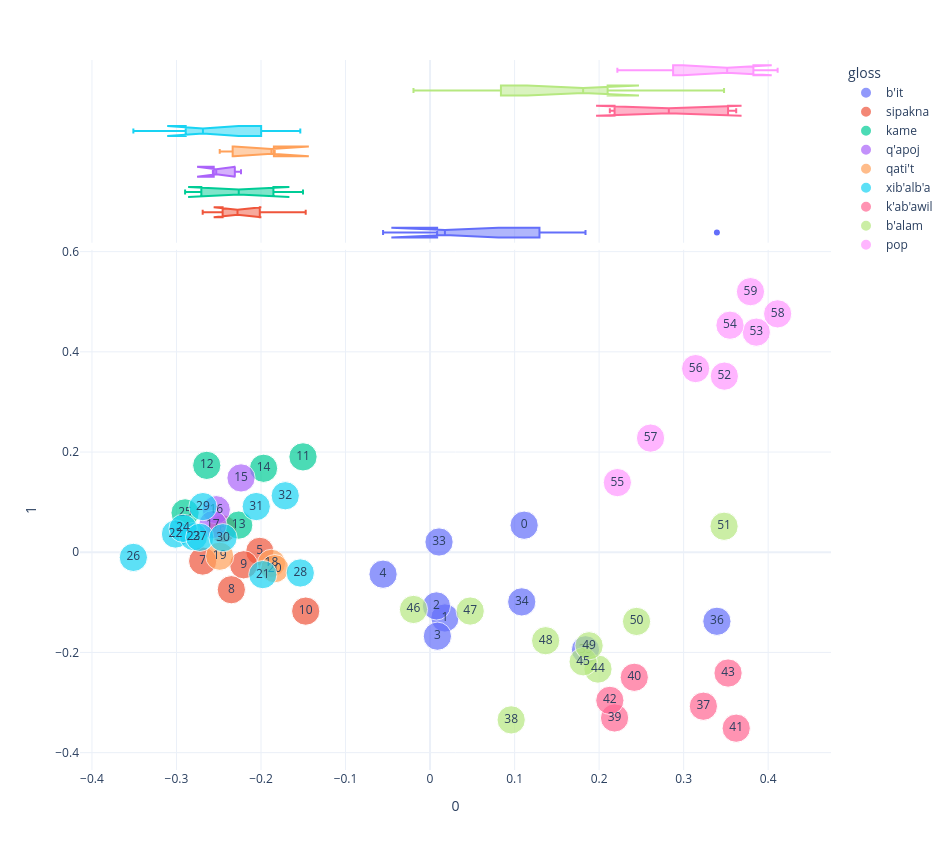

Source (notebook cell):
### Code cell
plot_pca(0,1)

### Figure 1 — Plotly figure (JSON) as saved in the notebook; plotly's stock layout.template omitted (floating-point values rounded to 4 significant figures)
{"data": [{"hovertemplate": "gloss=b'it<br>0=%{x}<br>1=%{y}<br>size=%{marker.size}<br>chunk_num=%{text}<extra></extra>", "legendgroup": "b'it", "marker": {"color": "#636efa", "size": [1, 1, 1, 1, 1, 1, 1, 1, 1], "sizemode": "area", "sizeref": 0.0025, "symbol": "circle"}, "mode": "markers+text", "name": "b'it", "orientation": "v", "showlegend": true, "text": [0.0, 1.0, 2.0, 3.0, 4.0, 33.0, 34.0, 35.0, 36.0], "type": "scatter", "x": [0.1113, 0.01756, 0.00754, 0.00866, -0.05561, 0.01061, 0.1085, 0.1839, 0.3394], "xaxis": "x", "y": [0.05396, -0.1312, -0.1071, -0.1675, -0.04379, 0.02048, -0.09907, -0.1947, -0.1378], "yaxis": "y"}, {"alignmentgroup": "True", "hovertemplate": "gloss=b'it<br>0=%{x}<extra></extra>", "legendgroup": "b'it", "marker": {"color": "#636efa", "symbol": "circle"}, "name": "b'it", "notched": true, "offsetgroup": "b'it", "showlegend": false, "type": "box", "x": [0.1113, 0.01756, 0.00754, 0.00866, -0.05561, 0.01061, 0.1085, 0.1839, 0.3394], "xaxis": "x2", "yaxis": "y2"}, {"hovertemplate": "gloss=sipakna<br>0=%{x}<br>1=%{y}<br>size=%{marker.size}<br>chunk_num=%{text}<extra></extra>", "legendgroup": "sipakna", "marker": {"color": "#EF553B", "size": [1, 1, 1, 1, 1, 1], "sizemode": "area", "sizeref": 0.0025, "symbol": "circle"}, "mode": "markers+text", "name": "sipakna", "orientation": "v", "showlegend": true, "text": [5.0, 6.0, 7.0, 8.0, 9.0, 10.0], "type": "scatter", "x": [-0.2014, -0.2454, -0.269, -0.2351, -0.2205, -0.1471], "xaxis": "x", "y": [0.001758, 0.04682, -0.01758, -0.0748, -0.02503, -0.1175], "yaxis": "y"}, {"alignmentgroup": "True", "hovertemplate": "gloss=sipakna<br>0=%{x}<extra></extra>", "legendgroup": "sipakna", "marker": {"color": "#EF553B", "symbol": "circle"}, "name": "sipakna", "notched": true, "offsetgroup": "sipakna", "showlegend": false, "type": "box", "x": [-0.2014, -0.2454, -0.269, -0.2351, -0.2205, -0.1471], "xaxis": "x2", "yaxis": "y2"}, {"hovertemplate": "gloss=kame<br>0=%{x}<br>1=%{y}<br>size=%{marker.size}<br>chunk_num=%{text}<extra></extra>", "legendgroup": "kame", "marker": {"color": "#00cc96", "size": [1, 1, 1, 1, 1], "sizemode": "area", "sizeref": 0.0025, "symbol": "circle"}, "mode": "markers+text", "name": "kame", "orientation": "v", "showlegend": true, "text": [11.0, 12.0, 13.0, 14.0, 25.0], "type": "scatter", "x": [-0.1503, -0.2642, -0.2264, -0.197, -0.2898], "xaxis": "x", "y": [0.1904, 0.1734, 0.05419, 0.1676, 0.07861], "yaxis": "y"}, {"alignmentgroup": "True", "hovertemplate": "gloss=kame<br>0=%{x}<extra></extra>", "legendgroup": "kame", "marker": {"color": "#00cc96", "symbol": "circle"}, "name": "kame", "notched": true, "offsetgroup": "kame", "showlegend": false, "type": "box", "x": [-0.1503, -0.2642, -0.2264, -0.197, -0.2898], "xaxis": "x2", "yaxis": "y2"}, {"hovertemplate": "gloss=q'apoj<br>0=%{x}<br>1=%{y}<br>size=%{marker.size}<br>chunk_num=%{text}<extra></extra>", "legendgroup": "q'apoj", "marker": {"color": "#ab63fa", "size": [1, 1, 1], "sizemode": "area", "sizeref": 0.0025, "symbol": "circle"}, "mode": "markers+text", "name": "q'apoj", "orientation": "v", "showlegend": true, "text": [15.0, 16.0, 17.0], "type": "scatter", "x": [-0.2237, -0.253, -0.257], "xaxis": "x", "y": [0.1483, 0.08491, 0.05526], "yaxis": "y"}, {"alignmentgroup": "True", "hovertemplate": "gloss=q'apoj<br>0=%{x}<extra></extra>", "legendgroup": "q'apoj", "marker": {"color": "#ab63fa", "symbol": "circle"}, "name": "q'apoj", "notched": true, "offsetgroup": "q'apoj", "showlegend": false, "type": "box", "x": [-0.2237, -0.253, -0.257], "xaxis": "x2", "yaxis": "y2"}, {"hovertemplate": "gloss=qati't<br>0=%{x}<br>1=%{y}<br>size=%{marker.size}<br>chunk_num=%{text}<extra></extra>", "legendgroup": "qati't", "marker": {"color": "#FFA15A", "size": [1, 1, 1], "sizemode": "area", "sizeref": 0.0025, "symbol": "circle"}, "mode": "markers+text", "name": "qati't", "orientation": "v", "showlegend": true, "text": [18.0, 19.0, 20.0], "type": "scatter", "x": [-0.1877, -0.2489, -0.1838], "xaxis": "x", "y": [-0.02215, -0.007935, -0.0328], "yaxis": "y"}, {"alignmentgroup": "True", "hovertemplate": "gloss=qati't<br>0=%{x}<extra></extra>", "legendgroup": "qati't", "marker": {"color": "#FFA15A", "symbol": "circle"}, "name": "qati't", "notched": true, "offsetgroup": "qati't", "showlegend": false, "type": "box", "x": [-0.1877, -0.2489, -0.1838], "xaxis": "x2", "yaxis": "y2"}, {"hovertemplate": "gloss=xib'alb'a<br>0=%{x}<br>1=%{y}<br>size=%{marker.size}<br>chunk_num=%{text}<extra></extra>", "legendgroup": "xib'alb'a", "marker": {"color": "#19d3f3", "size": [1, 1, 1, 1, 1, 1, 1, 1, 1, 1, 1], "sizemode": "area", "sizeref": 0.0025, "symbol": "circle"}, "mode": "markers+text", "name": "xib'alb'a", "orientation": "v", "showlegend": true, "text": [21.0, 22.0, 23.0, 24.0, 26.0, 27.0, 28.0, 29.0, 30.0, 31.0, 32.0], "type": "scatter", "x": [-0.1979, -0.3012, -0.2798, -0.2922, -0.351, -0.2725, -0.1535, -0.2687, -0.2449, -0.2057, -0.1713], "xaxis": "x", "y": [-0.04462, 0.03633, 0.03122, 0.04769, -0.01028, 0.02975, -0.04135, 0.09111, 0.02905, 0.0912, 0.1128], "yaxis": "y"}, {"alignmentgroup": "True", "hovertemplate": "gloss=xib'alb'a<br>0=%{x}<extra></extra>", "legendgroup": "xib'alb'a", "marker": {"color": "#19d3f3", "symbol": "circle"}, "name": "xib'alb'a", "notched": true, "offsetgroup": "xib'alb'a", "showlegend": false, "type": "box", "x": [-0.1979, -0.3012, -0.2798, -0.2922, -0.351, -0.2725, -0.1535, -0.2687, -0.2449, -0.2057, -0.1713], "xaxis": "x2", "yaxis": "y2"}, {"hovertemplate": "gloss=k'ab'awil<br>0=%{x}<br>1=%{y}<br>size=%{marker.size}<br>chunk_num=%{text}<extra></extra>", "legendgroup": "k'ab'awil", "marker": {"color": "#FF6692", "size": [1, 1, 1, 1, 1, 1], "sizemode": "area", "sizeref": 0.0025, "symbol": "circle"}, "mode": "markers+text", "name": "k'ab'awil", "orientation": "v", "showlegend": true, "text": [37.0, 39.0, 40.0, 41.0, 42.0, 43.0], "type": "scatter", "x": [0.3234, 0.2183, 0.2416, 0.3622, 0.2127, 0.3526], "xaxis": "x", "y": [-0.3073, -0.3307, -0.2496, -0.3511, -0.2957, -0.2411], "yaxis": "y"}, {"alignmentgroup": "True", "hovertemplate": "gloss=k'ab'awil<br>0=%{x}<extra></extra>", "legendgroup": "k'ab'awil", "marker": {"color": "#FF6692", "symbol": "circle"}, "name": "k'ab'awil", "notched": true, "offsetgroup": "k'ab'awil", "showlegend": false, "type": "box", "x": [0.3234, 0.2183, 0.2416, 0.3622, 0.2127, 0.3526], "xaxis": "x2", "yaxis": "y2"}, {"hovertemplate": "gloss=b'alam<br>0=%{x}<br>1=%{y}<br>size=%{marker.size}<br>chunk_num=%{text}<extra></extra>", "legendgroup": "b'alam", "marker": {"color": "#B6E880", "size": [1, 1, 1, 1, 1, 1, 1, 1, 1], "sizemode": "area", "sizeref": 0.0025, "symbol": "circle"}, "mode": "markers+text", "name": "b'alam", "orientation": "v", "showlegend": true, "text": [38.0, 44.0, 45.0, 46.0, 47.0, 48.0, 49.0, 50.0, 51.0], "type": "scatter", "x": [0.09597, 0.1987, 0.1811, -0.01963, 0.04749, 0.1367, 0.1882, 0.2443, 0.3478], "xaxis": "x", "y": [-0.3346, -0.2332, -0.2186, -0.1142, -0.1173, -0.1765, -0.1866, -0.1381, 0.05186], "yaxis": "y"}, {"alignmentgroup": "True", "hovertemplate": "gloss=b'alam<br>0=%{x}<extra></extra>", "legendgroup": "b'alam", "marker": {"color": "#B6E880", "symbol": "circle"}, "name": "b'alam", "notched": true, "offsetgroup": "b'alam", "showlegend": false, "type": "box", "x": [0.09597, 0.1987, 0.1811, -0.01963, 0.04749, 0.1367, 0.1882, 0.2443, 0.3478], "xaxis": "x2", "yaxis": "y2"}, {"hovertemplate": "gloss=pop<br>0=%{x}<br>1=%{y}<br>size=%{marker.size}<br>chunk_num=%{text}<extra></extra>", "legendgroup": "pop", "marker": {"color": "#FF97FF", "size": [1, 1, 1, 1, 1, 1, 1, 1], "sizemode": "area", "sizeref": 0.0025, "symbol": "circle"}, "mode": "markers+text", "name": "pop", "orientation": "v", "showlegend": true, "text": [52.0, 53.0, 54.0, 55.0, 56.0, 57.0, 58.0, 59.0], "type": "scatter", "x": [0.3482, 0.386, 0.3549, 0.2216, 0.3142, 0.2609, 0.4112, 0.3791], "xaxis": "x", "y": [0.3515, 0.4393, 0.4531, 0.139, 0.3666, 0.2278, 0.4758, 0.5201], "yaxis": "y"}, {"alignmentgroup": "True", "hovertemplate": "gloss=pop<br>0=%{x}<extra></extra>", "legendgroup": "pop", "marker": {"color": "#FF97FF", "symbol": "circle"}, "name": "pop", "notched": true, "offsetgroup": "pop", "showlegend": false, "type": "box", "x": [0.3482, 0.386, 0.3549, 0.2216, 0.3142, 0.2609, 0.4112, 0.3791], "xaxis": "x2", "yaxis": "y2"}], "layout": {"height": 850, "legend": {"itemsizing": "constant", "title": {"text": "gloss"}, "tracegroupgap": 0}, "margin": {"t": 60}, "width": 950, "xaxis": {"anchor": "y", "domain": [0, 1], "title": {"text": "0"}}, "xaxis2": {"anchor": "y2", "domain": [0, 1], "matches": "x", "showgrid": true, "showticklabels": false}, "yaxis": {"anchor": "x", "domain": [0, 0.7326], "title": {"text": "1"}}, "yaxis2": {"anchor": "x2", "domain": [0.7426, 1], "matches": "y2", "showgrid": false, "showline": false, "showticklabels": false, "ticks": ""}}}
